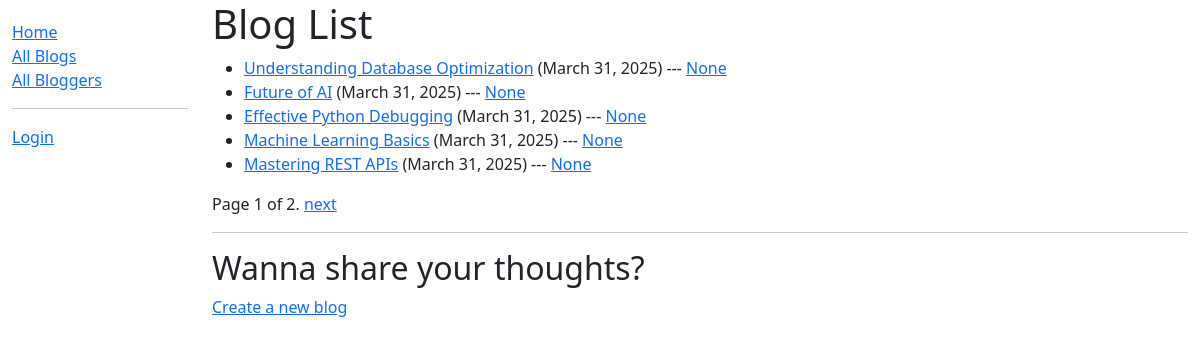
The page /blog/blogs/ on the database as committed earlier.
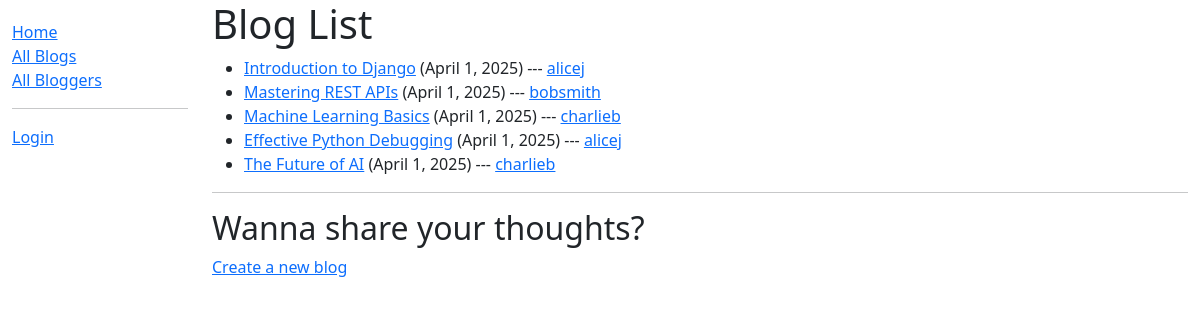
The same page on the database as committed later.
### blog/models.py (models this page shows, shortened)
class Blog(models.Model):
    title = models.CharField(max_length=100)
    author = models.ForeignKey(
        Author, on_delete=models.SET_NULL, null=True)
    content = models.TextField(
        max_length=2000, help_text='Enter the blog content')
    post_date = models.DateField(default=date.today)
    class Meta:
        ordering = ['-post_date']

class Author(models.Model):
    name = models.OneToOneField(User, on_delete=models.SET_NULL, null=True)
    bio = models.TextField(
        max_length=200, help_text='Enter a short bio about the author')
    class Meta:
        ordering = ['name']

### blog/views.py (the view)
# urls.py: path('blogs/', views.BlogListView.as_view(), name='blogs'),
class BlogListView(ListView):
    model = Blog
    context_object_name = 'blogs'
    paginate_by = 5

### blog/templates/blog/blog_list.html (shortened to what this page needs)
{% extends "base_generic.html" %}
{% block content %}
<h1>Blog List</h1>
{% if blogs %}
<ul>
    {% for blog in blogs %}
    <li>
        <a href="{% url 'blog_detail' blog.id %}">{{ blog.title }}</a>
        ({{ blog.post_date|date:"F j, Y" }}) ---
        <a href="{% url 'author_detail' blog.author.id %}">{{ blog.author.name }}</a>
    </li>
    {% endfor %}
</ul>
{% block pagination %}
{% if is_paginated %}
<div class="pagination">
    <span class="page-links">
        <span class="page-current">
            Page {{ page_obj.number }} of {{ page_obj.paginator.num_pages }}.
        </span>
        {% if page_obj.has_next %}
        <a href="{{ request.path }}?page={{ page_obj.next_page_number }}">next</a>
        {% endif %}
    </span>
</div>
{% endif %}
{% endblock %}
{% else %}
<p>There are no blogs available.</p>
{% endif %}
<hr>
<h2>Wanna share your thoughts?</h2>
<p><a href="{% url 'create_blog' %}">Create a new blog</a></p>
{% endblock %}

### blog/templates/base_generic.html (shortened to what this page needs)
<!doctype html>
<html lang="en">
<head>
    <link href="https://cdn.jsdelivr.net/npm/bootstrap@5.3.3/dist/css/bootstrap.min.css" rel="stylesheet"
>
    {% load static %}
    <link rel="stylesheet" href="{% static 'css/styles.css' %}" />
</head>
<body>
    <div class="container-fluid">
        <div class="row">
            <div class="col-sm-2">
                {% block sidebar %}
                <ul class="sidebar-nav">
                    <li><a href="{% url 'index' %}">Home</a></li>
                    <li><a href="{% url 'blogs' %}">All Blogs</a></li>
                    <li><a href="{% url 'authors' %}">All Bloggers</a></li>
                    <hr>
                    {% if user.is_authenticated %}
                    <li>User: {{ user.get_username }}</li>
                    <li>
                        <form id="logout-form" method="post" action="{% url 'logout' %}">
                            {% csrf_token %}
                            <button type="submit" class="btn btn-link">Logout</button>
                        </form>
                    </li>
                    {% else %}
                    <li><a href="{% url 'login' %}?next={{ request.path }}">Login</a></li>
                    {% endif %}
                </ul>
                {% endblock %}
            </div>
            <div class="col-sm-10">{% block content %}{% endblock %}</div>
        </div>
    </div>
</body>
</html>

### blog/static/css/styles.css (style rules this page uses)
.sidebar-nav { margin-top: 20px; padding: 0; list-style: none; }

Rows that differ between the two databases and show on the page:
removed Blog: title "Understanding Database Optimization", post_date "March 31, 2025", author.name "None"
now on this page (row edited): Blog: title "Introduction to Django", post_date "April 1, 2025", author.name "alicej"
changed Blog "Mastering REST APIs": post_date "March 31, 2025" → "April 1, 2025"; author.name "None" → "bobsmith"; moves up the list
changed Blog "Machine Learning Basics": post_date "March 31, 2025" → "April 1, 2025"; author.name "None" → "charlieb"; moves up the list
changed Blog "Effective Python Debugging": post_date "March 31, 2025" → "April 1, 2025"; author.name "None" → "alicej"; moves down the list
changed Blog: title "Future of AI" → "The Future of AI"; post_date "March 31, 2025" → "April 1, 2025"; author.name "None" → "charlieb"
Other text that changed with them:
{{ page_obj.number }}: "1" → (not shown)
{{ page_obj.paginator.num_pages }}: "2" → (not shown)
text no longer shown: "Page of . next"
